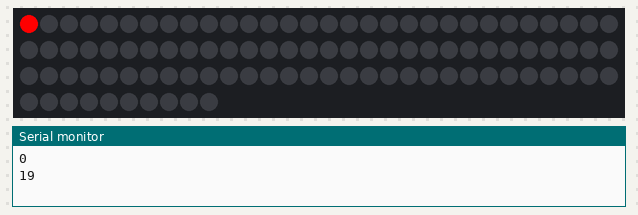
The sketch below on a simulated Arduino Uno, built with avr-gcc and run on an emulated ATmega328P. On the bench: 100 RGB LEDs in strip order, left to right, continuing on the next row, the last lines printed to the serial monitor.

Above: at 2.16 s.
At 4.2 s:
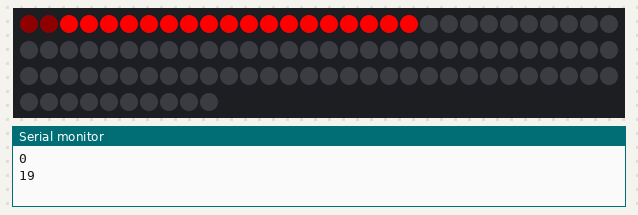
At 20.3 s:
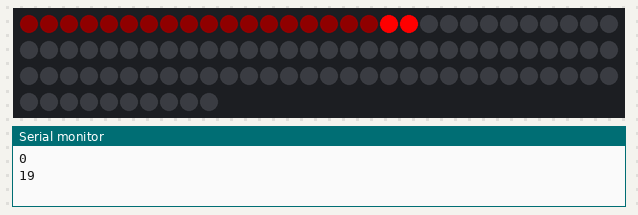
At 38.5 s:
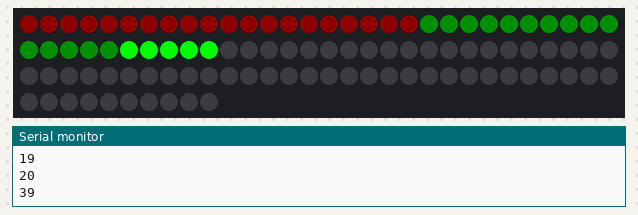

The sketch:

hardcodedDemo.ino
```cpp
#include <FastLED.h>

#define NUM_LEDS 100
#define DATA_PIN 3

CRGB leds[NUM_LEDS];

void setup() {
   delay(2000);
  Serial.begin(9600);
//  FastLED.addLeds<WS2811, DATA_PIN, RGB>(leds, NUM_LEDS);
  // FastLED.addLeds<WS2812, DATA_PIN, RGB>(leds, NUM_LEDS);
   FastLED.addLeds<WS2812B, DATA_PIN, GRB>(leds, NUM_LEDS);
}

void loop() {

  byte numPlayers = 5; //user input eventually
  byte playerSegmentSize = floor(NUM_LEDS / numPlayers);
  uint32_t playerColours[] = {0xff0000, 0x00ff00, 0x0000ff, 0xffff00, 0xff00ff, 0xffffff, 0x00ffff};
  struct playerLeds_t {
    byte first;
    byte last;
    uint32_t colour;
  } playerLeds[numPlayers];

  byte offset = 0;
  for (int i = 0; i < numPlayers; i++)
  {
    playerLeds[i].colour = playerColours[i];
    playerLeds[i].first = 0 + offset;
    playerLeds[i].last = (playerSegmentSize - 1) + offset;
    offset = offset + playerSegmentSize;
  }

  for (int i = 0; i < numPlayers; i++)
  {
    Serial.println(playerLeds[i].first);
    Serial.println(playerLeds[i].last);
    Serial.println();

//    leds[playerLeds[i].first] = playerColours[i];
//    leds[playerLeds[i].last] = playerColours[i];
    for (int j = 0; j < playerSegmentSize; j++)
    {
      leds[playerLeds[i].first+j] = playerColours[i];
      FastLED.show();
      FastLED.delay(25);
    }
    for (int j = 0; j < 3; j++)
    {
      fill_solid( &(leds[playerLeds[i].first]), playerSegmentSize, 0x000000);
      FastLED.show();
      FastLED.delay(125);
      fill_solid( &(leds[playerLeds[i].first]), playerSegmentSize, playerColours[i]);
      FastLED.show();
      FastLED.delay(50);
    }
    for (int j = 0; j < playerSegmentSize; j++)
    {
     leds[playerLeds[i].first+j].fadeToBlackBy( 240 );
     FastLED.show();
     FastLED.delay(1000);
    }
  }

//  for(int whiteLed = 0; whiteLed < NUM_LEDS; whiteLed = whiteLed + 1) {
//    leds[whiteLed] = CRGB::White;
//    FastLED.show();
//    delay(100);
//    leds[whiteLed] = CRGB::Black;
//  }
}
```
